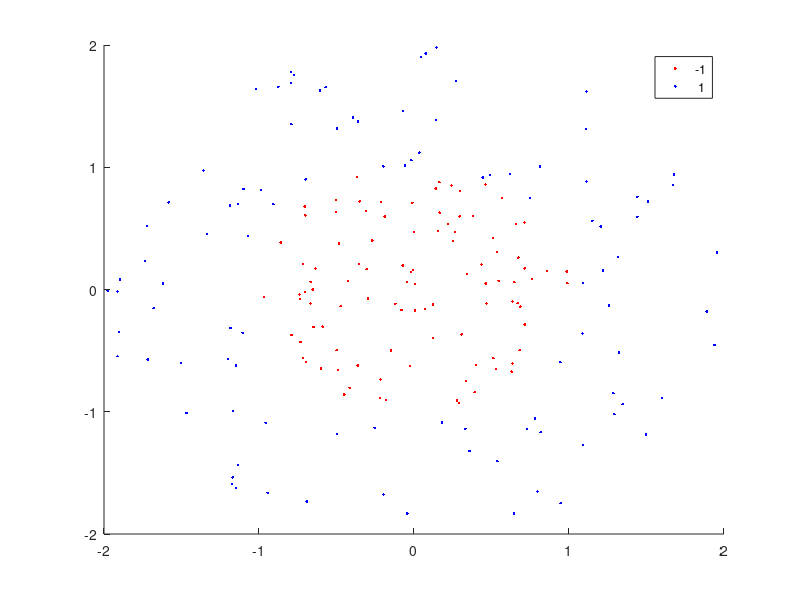

Source code (MATLAB): (Note: this script raises an error after producing the figure.)
%
%   TOPIC: Support Vector Machines
%
% ------------------------------------------------------------------------

close all
clearvars

%% Generate data.

rng(1); % For reproducibility

n_cls = 100; % Number of samples in each class.

r = sqrt(rand(n_cls,1)); % Radius
t = 2 * pi * rand(n_cls,1);  % Angle
X_cls1 = [r .* cos(t), r .* sin(t)]; % Points

r2 = sqrt(3 * rand(n_cls,1) + 1); % Radius
t2 = 2 * pi * rand(n_cls,1);      % Angle
X_cls2 = [r2 .* cos(t2), r2 .* sin(t2)]; % points

X = vertcat(X_cls1, X_cls2);
Y = vertcat(-1 * ones(n_cls,1), +1 * ones(n_cls,1));

%% Fit a model.

Mdl = fitcsvm(X,Y,'KernelFunction','rbf','BoxConstraint',Inf);

%% Visualize data and the model.

d = 0.02;
[x1Grid,x2Grid] = meshgrid(min(X(:,1)):d:max(X(:,1)),...
    min(X(:,2)):d:max(X(:,2)));
xGrid = [x1Grid(:),x2Grid(:)];
[~,scores] = predict(Mdl,xGrid);

figure;
h(1:2) = gscatter(X(:,1),X(:,2),Y,'rb','.');
hold on
ezpolar(@(x)1);
h(3) = plot(X(Mdl.IsSupportVector,1),X(Mdl.IsSupportVector,2),'ko');
contour(x1Grid,x2Grid,reshape(scores(:,2),size(x1Grid)),[0 0],'k');
legend(h,{'-1','+1','Support Vectors'});
axis equal
ezpolar(@(x)2);
hold off

